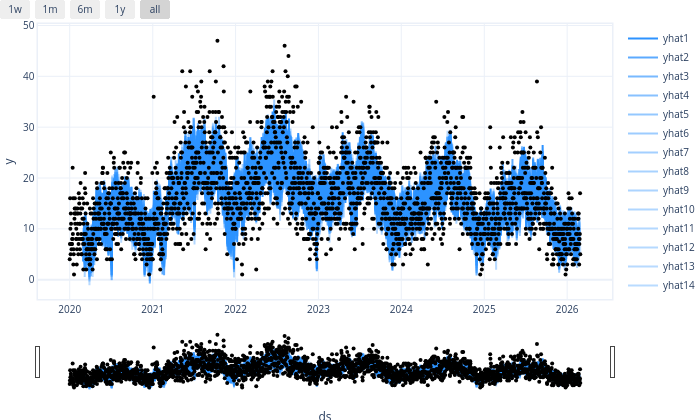

The notebook cell saved with this chart:
### Code cell
future = model.make_future_dataframe(rs)
forecast = model.predict(rs)
model.plot(forecast)

### Figure 1 — Plotly figure (JSON) as saved in the notebook; plotly's stock layout.template omitted (floating-point values rounded to 4 significant figures; data arrays with more than 128 entries replaced by an {"elided": "..."} marker saying what was removed)
{"data": [{"fill": "none", "line": {"color": "rgba(45, 146, 255, 1.0)", "width": 2}, "mode": "lines", "name": "yhat1", "type": "scatter", "x": {"elided": "2251 str values"}, "y": {"elided": "2251 float values"}}, {"fill": "none", "line": {"color": "rgba(45, 146, 255, 0.7714285714285714)", "width": 2}, "mode": "lines", "name": "yhat2", "type": "scatter", "x": {"elided": "2251 str values"}, "y": {"elided": "2251 float values"}}, {"fill": "none", "line": {"color": "rgba(45, 146, 255, 0.6444444444444444)", "width": 2}, "mode": "lines", "name": "yhat3", "type": "scatter", "x": {"elided": "2251 str values"}, "y": {"elided": "2251 float values"}}, {"fill": "none", "line": {"color": "rgba(45, 146, 255, 0.5636363636363637)", "width": 2}, "mode": "lines", "name": "yhat4", "type": "scatter", "x": {"elided": "2251 str values"}, "y": {"elided": "2251 float values"}}, {"fill": "none", "line": {"color": "rgba(45, 146, 255, 0.5076923076923077)", "width": 2}, "mode": "lines", "name": "yhat5", "type": "scatter", "x": {"elided": "2251 str values"}, "y": {"elided": "2251 float values"}}, {"fill": "none", "line": {"color": "rgba(45, 146, 255, 0.4666666666666667)", "width": 2}, "mode": "lines", "name": "yhat6", "type": "scatter", "x": {"elided": "2251 str values"}, "y": {"elided": "2251 float values"}}, {"fill": "none", "line": {"color": "rgba(45, 146, 255, 0.43529411764705883)", "width": 2}, "mode": "lines", "name": "yhat7", "type": "scatter", "x": {"elided": "2251 str values"}, "y": {"elided": "2251 float values"}}, {"fill": "none", "line": {"color": "rgba(45, 146, 255, 0.4105263157894737)", "width": 2}, "mode": "lines", "name": "yhat8", "type": "scatter", "x": {"elided": "2251 str values"}, "y": {"elided": "2251 float values"}}, {"fill": "none", "line": {"color": "rgba(45, 146, 255, 0.3904761904761905)", "width": 2}, "mode": "lines", "name": "yhat9", "type": "scatter", "x": {"elided": "2251 str values"}, "y": {"elided": "2251 float values"}}, {"fill": "none", "line": {"color": "rgba(45, 146, 255, 0.3739130434782609)", "width": 2}, "mode": "lines", "name": "yhat10", "type": "scatter", "x": {"elided": "2251 str values"}, "y": {"elided": "2251 float values"}}, {"fill": "none", "line": {"color": "rgba(45, 146, 255, 0.36)", "width": 2}, "mode": "lines", "name": "yhat11", "type": "scatter", "x": {"elided": "2251 str values"}, "y": {"elided": "2251 float values"}}, {"fill": "none", "line": {"color": "rgba(45, 146, 255, 0.34814814814814815)", "width": 2}, "mode": "lines", "name": "yhat12", "type": "scatter", "x": {"elided": "2251 str values"}, "y": {"elided": "2251 float values"}}, {"fill": "none", "line": {"color": "rgba(45, 146, 255, 0.33793103448275863)", "width": 2}, "mode": "lines", "name": "yhat13", "type": "scatter", "x": {"elided": "2251 str values"}, "y": {"elided": "2251 float values"}}, {"fill": "none", "line": {"color": "rgba(45, 146, 255, 0.32903225806451614)", "width": 2}, "mode": "lines", "name": "yhat14", "type": "scatter", "x": {"elided": "2251 str values"}, "y": {"elided": "2251 float values"}}, {"marker": {"color": "black", "size": 4}, "mode": "markers", "name": "Actual", "type": "scatter", "x": {"elided": "2251 str values"}, "y": {"elided": "2251 float values"}}], "layout": {"autosize": true, "font": {"size": 10}, "height": 420, "hovermode": "x unified", "margin": {"b": 0, "l": 0, "pad": 0, "r": 10, "t": 10}, "showlegend": true, "title": {"font": {"size": 12}}, "width": 700, "xaxis": {"linewidth": 1.5, "mirror": true, "rangeselector": {"buttons": [{"count": 7, "label": "1w", "step": "day", "stepmode": "backward"}, {"count": 1, "label": "1m", "step": "month", "stepmode": "backward"}, {"count": 6, "label": "6m", "step": "month", "stepmode": "backward"}, {"count": 1, "label": "1y", "step": "year", "stepmode": "backward"}, {"step": "all"}]}, "rangeslider": {"visible": true}, "showline": true, "title": {"text": "ds"}, "type": "date"}, "yaxis": {"linewidth": 1.5, "mirror": true, "showline": true, "title": {"text": "y"}}}}
